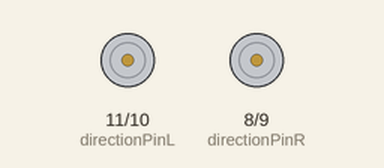
A sketch run on a simulated Arduino Uno, built with avr-gcc and run on an emulated ATmega328P. On the bench: direction and speed pins drawn as motors (green arrow = direction pin HIGH = forward, orange = LOW = backward, longer = more drive).

Above: at 1.0 s.
At 3.0 s:
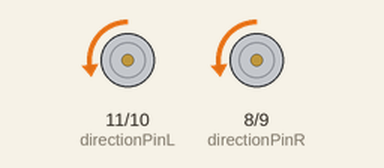
Timing chart, 0 to 5.2 s (numbered marks = the images above):
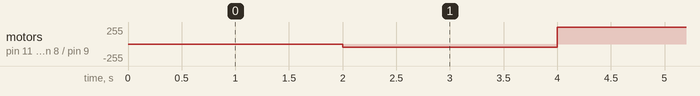

The sketch:

HBridgeExamples.ino
```cpp
/*
Stevens IEEE 2016
Bryan Charalambous
*/

int directionPinR = 8;
int speedPinR = 9;

int directionPinL = 11;
int speedPinL = 10;

void setup() {
 pinMode(directionPinR, OUTPUT);
 pinMode(speedPinR, OUTPUT);
 pinMode(directionPinL, OUTPUT);
 pinMode(speedPinL, OUTPUT);
 setMotors(0, false);
}

void loop() {
  delay(2000);
  setMotors(50, false);
  delay(2000);
  setMotors(255, true);

}

void setMotors(int speed, boolean reverse)
{
  setMotorR(speed, reverse);
  setMotorL(speed, reverse);
}

void setMotorR(int speed, boolean reverse)
{
  analogWrite(speedPinR, speed);
  digitalWrite(directionPinR, reverse);
}

void setMotorL(int speed, boolean reverse)
{
  analogWrite(speedPinL, speed);
  digitalWrite(directionPinL, reverse);
}
```

Measured:
- by itself, motor on pin 11 (directionPinL) / pin 10 (speedPinL), motor on pin 8 (directionPinR) / pin 9 (speedPinR): alternates forward 255/255 for 2.0 s and backward 50/255 for 2.0 s
